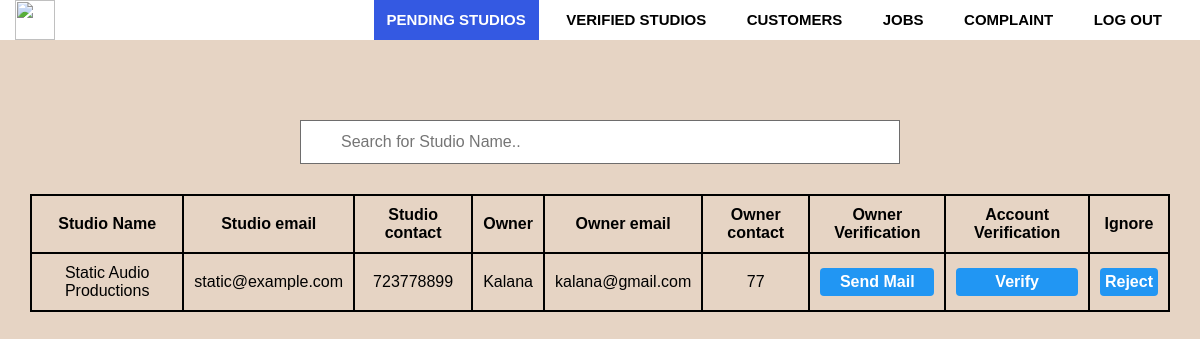
Page /admin/adminhome.php on the committed database.
### tables this page shows
CREATE TABLE `studio` (
  `studio_id` int(5) NOT NULL,
  `studio_name` varchar(100) NOT NULL,
  `s_address_line1` varchar(100) NOT NULL,
  `s_address_line2` varchar(100) NOT NULL,
  `s_city` varchar(100) NOT NULL,
  `distric` varchar(100) NOT NULL,
  `postalcode` varchar(100) NOT NULL,
  `s_email` varchar(100) NOT NULL,
  `password` varchar(200) NOT NULL,
  `s_tele_no` int(20) NOT NULL,
  `paypal` varchar(100) NOT NULL,
  `owner_id` int(100) NOT NULL,
  `profile` varchar(500) NOT NULL,
  `cover` varchar(500) NOT NULL,
  `description` text NOT NULL,
  `latitude` varchar(50) NOT NULL,
  `longitude` varchar(50) NOT NULL,
  `verified` tinyint(4) NOT NULL DEFAULT 0,
  `email_verified` tinyint(1) NOT NULL DEFAULT 0,
  `owner_verified` tinyint(1) NOT NULL DEFAULT 0,
  `blocked` int(1) NOT NULL DEFAULT 0,
  `status` varchar(10) NOT NULL DEFAULT 'Active now'
);

CREATE TABLE `owner` (
  `owner_id` int(100) NOT NULL,
  `first_name` varchar(100) NOT NULL,
  `last_name` varchar(100) NOT NULL,
  `e_mail` varchar(150) NOT NULL,
  `tp_number` int(10) NOT NULL
);

### admin/adminhome.php (the view, shortened to what this page needs)
<?php
            if(!isset($_GET['error'])){
                    $query="SELECT studio.studio_id,studio.studio_name,studio.s_email,studio.s_tele_no,studio.owner_verified,owner.first_name,owner.e_mail,owner.tp_number FROM studio
                    INNER JOIN owner ON owner.owner_id = studio.owner_id WHERE ((studio.verified = '0') AND (studio.email_verified = '1'))";
                    $result_set=mysqli_query($connection,$query);
                    if($result_set){
                        if(mysqli_num_rows($result_set)==0){
                            header('Location: adminhome.php?error=There is no pending studios');
                        }
                        else{
                            $table = "<table id='pending'>";
                            $table .= "<tr><th>Studio Name</th><th>Studio email</th><th>Studio contact</th><th>Owner</th><th>Owner email</th><th>Owner contact</th><th>Owner Verification</th><th>Account Verification</th><th>Ignore</th></tr>";
                            while($record =mysqli_fetch_assoc($result_set)){
                                $table .= "<tr>";
                                    $table .= "<td>".$record['studio_name']."</td>";
                                    $table .= "<td>".$record['s_email']."</td>";
                                    $table .= "<td>".$record['s_tele_no']."</td>";
                                    $table .= "<td>".$record['first_name']."</td>";
                                    $table .= "<td>".$record['e_mail']."</td>";
                                    $table .= "<td>".$record['tp_number']."</td>";
                                    $query4 = "SELECT * FROM owner_verification WHERE email='{$record['e_mail']}' AND st_email='{$record['s_email']}'";
                                    $result_set4 = mysqli_query($connection,$query4);
                                    if(mysqli_num_rows($result_set4)==1){
                                        $table .= "<td>"."<button style='background:#737A76;'>Pending</button>"."</td>";
                                      }
                                    else{
                                        if($record['owner_verified']==1){
                                          $table .= "<td>"."<button style='background:#13D32A;'>Done</button>"."</td>";
                                        }
                                        else{
                                          $table .= "<td>"."<form action=adminhome.php?owner_verify=$record[studio_id] method='post' ><button type='submit' name='verify'>Send Mail</button></form>"."</td>";
                                        }
                                      }
                                    $table .= "<td>"."<button type='submit' onclick='verifyme($record[studio_id])'>Verify</button>"."</td>";
                                    $table .= "<td>"."<button type='submit' onclick='rejectme($record[studio_id])'>Reject</button>"."</td>";
                                $table .= "</tr>";
                            }
                        }
                    }
              }
    ?>
<!DOCTYPE html>
<html>
<head>
   <link rel="stylesheet" type="text/css" href="css/admin.css">
   <?php require_once('inc/navbar.php'); ?>
</head>
<body>
<div class="row">
  <input type="text" id="myInput" onkeyup="myFunction()" placeholder="Search for Studio Name.." title="Type in a Name">
    <?php
         if(isset($_GET['error'])){
            echo '<div class="error">';
               echo $_GET['error'];
            echo '</div>';
           }
           else{
            echo $table;
           }
    ?>
</div>
</body>
</html>

### admin/css/admin.css (style rules this page uses)
body { margin: 0; padding: 0; font-family: Arial, Helvetica, sans-serif; background-color: rgb(230, 212, 196); height:100vh; overflow:inherit; }
.row { width: 100%; position: absolute; top:15%; display:block; }
input { background-position: 10px 10px; background-repeat: no-repeat; width: 50%; font-size: 16px; padding: 12px 20px 12px 40px; border: 1px solid rgb(110, 109, 109); margin-bottom: 30px; margin-left: auto; margin-right: auto; display: block; }
button { width: 100%; padding: 5px; box-sizing: border-box; border-radius: 4px; background: #2196F3; color: white; font-weight: bold; font-size: 16px; border:none; cursor: pointer; background-position: 10px 10px; }
table { border-collapse : collapse; max-width: 95%; margin-left: auto; margin-right: auto; display: block; }
td,th { border: 2px solid black; text-align:center; padding: 10px; }

### admin/inc/navbar.php (style rules this page uses)
* { padding: 0; margin: 0; text-decoration: none; list-style: none; box-sizing: border-box; }

### rows in the picture
studio: studio_name "Static Audio Productions", s_email "static@example.com", s_tele_no "723778899", owner.first_name "Kalana", owner.e_mail "kalana@gmail.com", owner.tp_number "77"
